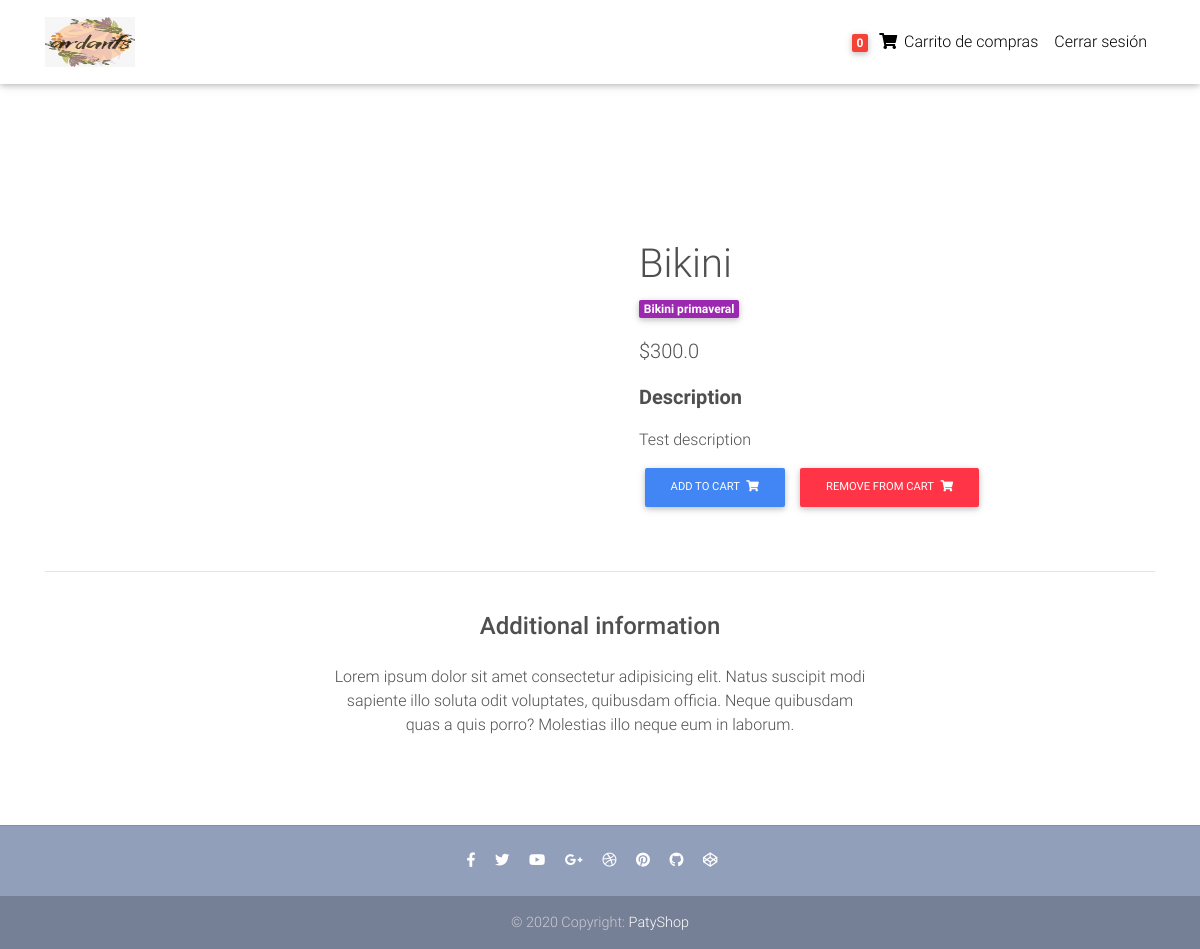
The app's page /product/bikini-1 (signed in), older data.
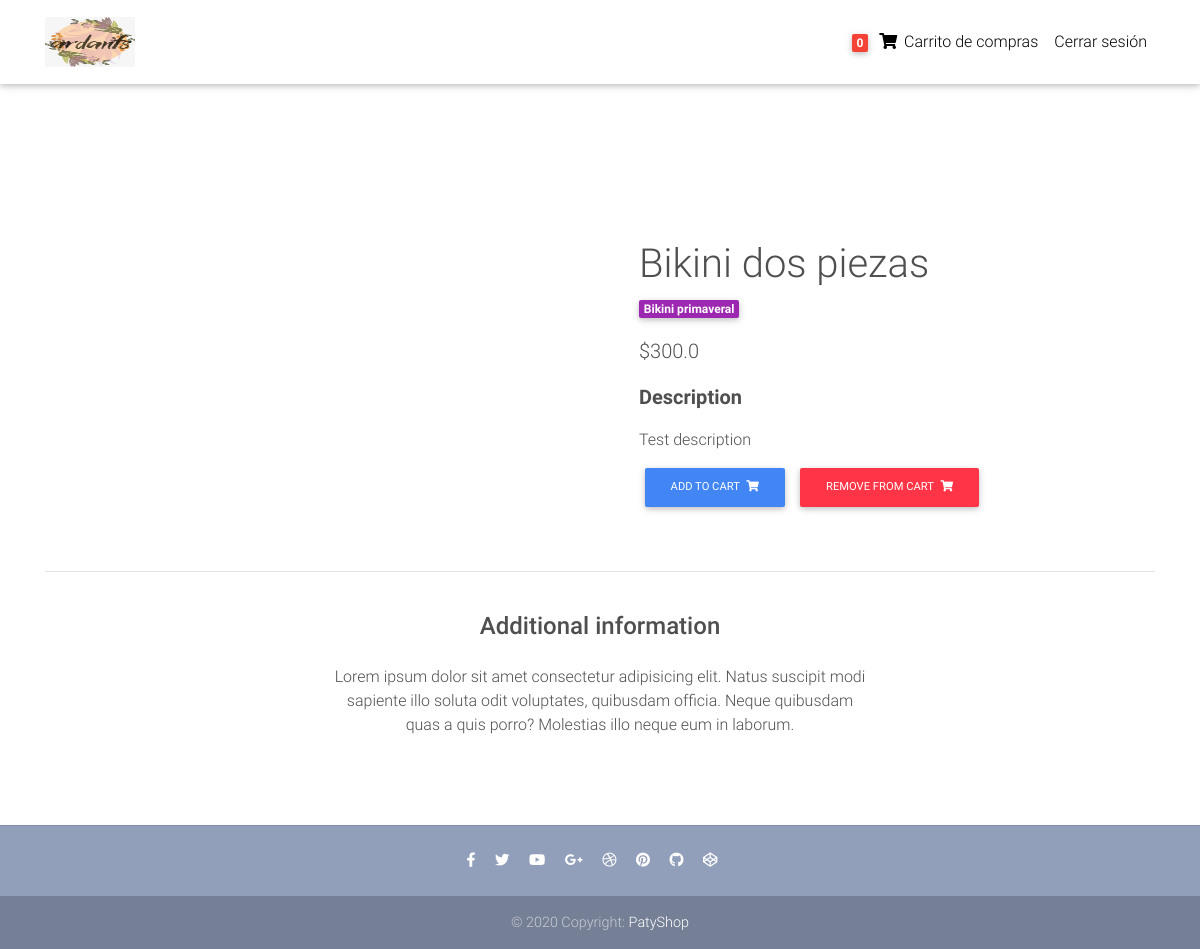
The same page, newer data.
### core/models.py (models this page shows, shortened)
class Item(models.Model):
    title = models.CharField(max_length = 100)
    price = models.FloatField()
    discount_price = models.FloatField(blank=True, null=True)
    category = models.CharField(choices=CATEGORY_CHOICES, max_length = 2)
    label = models.CharField(choices=LABEL_CHOICES, max_length = 2)
    slug = models.SlugField()
    discount_price = models.FloatField(blank=True, null=True)
    description = models.TextField()
    def get_add_to_cart_url(self):
        return reverse("core:add-to-cart", kwargs={
            'slug':self.slug
        })
    def get_remove_from_cart_url(self):
        return reverse("core:remove-from-cart", kwargs={
            'slug':self.slug
        })
    def get_title_upper(self):
        return self.title[0].upper() + self.title[1:]

### core/views.py (the view)
# urls.py: path('product/<slug>', ItemDetailView.as_view(), name="product_page"),
class ItemDetailView(DetailView):
    model = Item
    template_name = "product-page.html"

### core/templatetags/cart_template_cart.py (called while the page is built)
@register.filter
def cart_item_count(user):
    if user.is_authenticated:
        qs = Order.objects.filter(user = user, ordered = False)
        if qs.exists():
            return qs[0].items.count()
    return 0

### templates/product-page.html (shortened to what this page needs)
{% extends 'base.html' %}
{% load static %}
{% block content %}
  <main class="mt-5 pt-4">
    <div class="container dark-grey-text mt-5">
      <div class="row wow fadeIn">
        <div class="col-md-6 mb-4">
        </div>
        <div class="col-md-6 mb-4">
          <div class="p-4">
            <div class="mb-3">
              <h1>{{object.get_title_upper}}</h1>
              <a href="">
                <span class="badge purple mr-1">{{object.get_category_display}}</span>
              </a>
            </div>
            <p class="lead">
              {% if object.discount_price %}
                <span class="mr-1">
                  <del>${{object.price}}</del>
                </span>
                <span>${{object.discount_price}}</span>
              {% else %}
                <span>${{object.price}}</span>
              {% endif %}
            </p>
            <p class="lead font-weight-bold">Description</p>
            <p>{{object.description}}</p>
            <a href="{{object.get_add_to_cart_url}}" class="btn btn-primary btn-md my-0 p">Add to cart
              <i class="fas fa-shopping-cart ml-1"></i>
            </a>
            <a href="{{object.get_remove_from_cart_url}}" class="btn btn-danger btn-md my-0 p">Remove from cart
              <i class="fas fa-shopping-cart ml-1"></i>
            </a>
          </div>
        </div>
      </div>
      <hr>
      <div class="row d-flex justify-content-center wow fadeIn">
        <div class="col-md-6 text-center">
          <h4 class="my-4 h4">Additional information</h4>
          <p>Lorem ipsum dolor sit amet consectetur adipisicing elit. Natus suscipit modi sapiente illo soluta odit
            voluptates,
            quibusdam officia. Neque quibusdam quas a quis porro? Molestias illo neque eum in laborum.</p>
        </div>
      </div>
      <div class="row wow fadeIn">
        <div class="col-lg-4 col-md-12 mb-4">
        </div>
        <div class="col-lg-4 col-md-6 mb-4">
        </div>
        <div class="col-lg-4 col-md-6 mb-4">
        </div>
      </div>
    </div>
  </main>
{% endblock %}

Row changes from the older to the newer data that the page shows:
changed Item "Test description": get_title_upper "Bikini" → "Bikini dos piezas"
